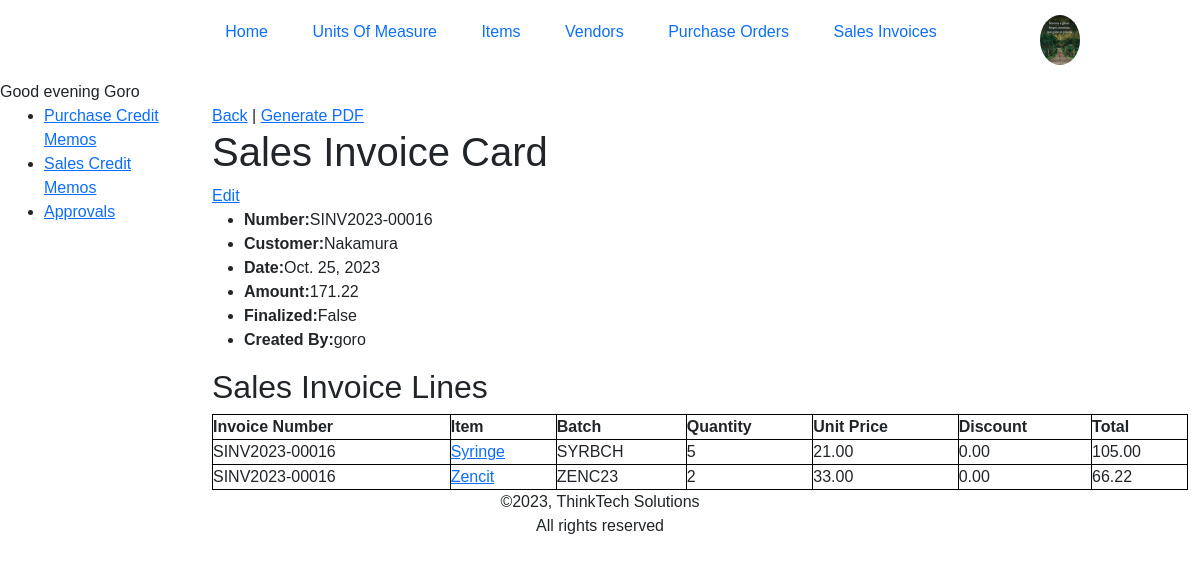
Before: /inventory/invoice-detail/SINV2023-00016/ (signed in) with the older database file.
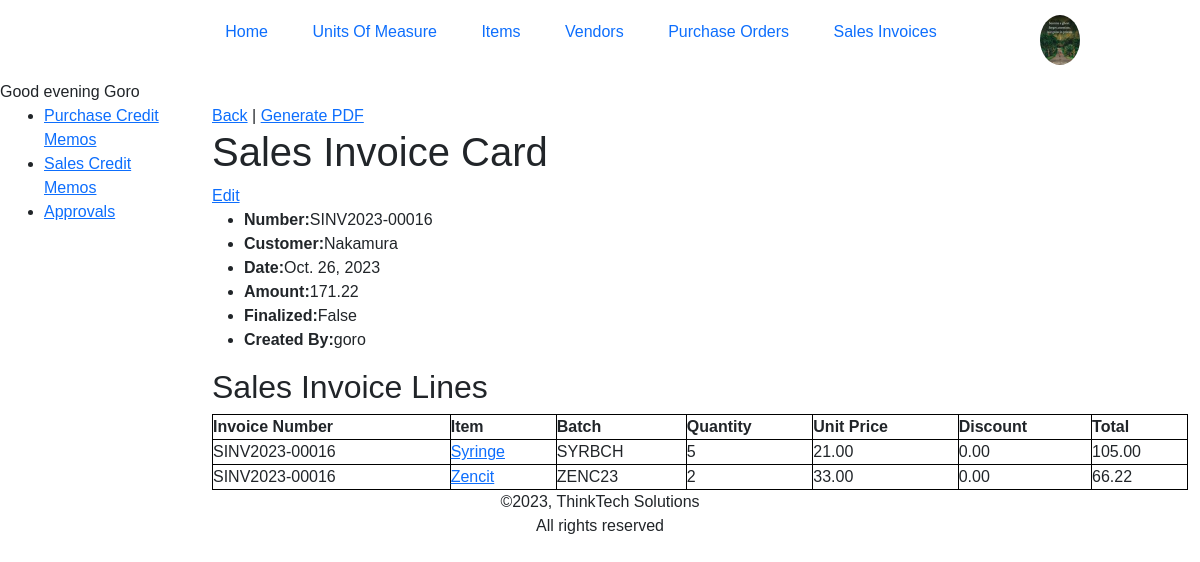
After: the same page with the newer database file.
### inventory/models.py (models this page shows, shortened)
class SalesHeader(models.Model):
    number = SalesInvoice(primary_key=True,editable=False)
    customer = models.CharField(max_length=200)
    date = models.DateField(auto_now=True)
    amount = models.FloatField(editable=False, default=0)
    finalize = models.BooleanField(default=True)
    created_by = models.ForeignKey('auth.User', blank=True, null=True, default=None, on_delete=models.PROTECT, related_name='sales', related_query_name='sales',editable=False)
    def __str__(self) -> str:
        return self.number
    class Meta:
        verbose_name_plural = 'Sales Invoices'
        ordering = ["number"]

### inventory/views.py (the view)
# urls.py: path('invoice-detail/<str:pk>/', views.SalesInvoiceDetailView.as_view(), name='invoice-detail'),
class SalesInvoiceDetailView(LoginRequiredMixin, generic.DetailView):
    model = SalesHeader
    paginate_by = 25

### inventory/models.py (called while the page is built)
    def __str__(self) -> str:
        return self.description

### inventory/templatetags/custom_filters.py (called while the page is built)
@register.filter
def greeting(value):
    current_time = datetime.now().time()
    current_hour = current_time.hour
    if 5 <= current_hour < 12:
        time_category = "morning"
    elif 12 <= current_hour < 17:
        time_category = "afternoon"
    elif 17 <= current_hour < 20:
        time_category = "evening"
    else:
        time_category = "evening"
    return f"Good {time_category}"

### inventory/templates/inventory/salesheader_detail.html (shortened to what this page needs)
{% extends "inventory/base.html" %}
{% block content %}
    <a href="{% url 'inventory:invoices' %}">Back</a> | <a href="{% url 'inventory:invoiceprintout' salesheader.number %}" target="_blank">Generate PDF</a>
    <h1>Sales Invoice Card</h1>
    <a href="{% url 'inventory:invoice-update' salesheader.number %}">Edit</a>
    <ul>
        <li><strong>Number:</strong>{{salesheader.number}}</li>
        <li><strong>Customer:</strong>{{salesheader.customer}}</li>
        <li><strong>Date:</strong>{{salesheader.date}}</li>
        <li><strong>Amount:</strong>{{salesheader.amount}}</li>
        <li><strong>Finalized:</strong>{{salesheader.finalize}}</li>
        <li><strong>Created By:</strong>{{salesheader.created_by}}</li>
    </ul>
    <h2>Sales Invoice Lines</h2>
    <table>
        <tr>
            <th>Invoice Number</th>
            <th>Item</th>
            <th>Batch</th>
            <th>Quantity</th>
            <th>Unit Price</th>
            <th>Discount</th>
            <th>Total</th>
        </tr>
        {% for line in salesheader.lines.all %}
        <tr>
            <td>{{line.number}}</td>
            <td><a href="{% url 'inventory:item-detail' line.item_id %}">{{line.item}}</a></td>
            <td>{{line.batch}}</td>
            <td>{{line.quantity}}</td>
            <td>{{line.unit_price}}</td>
            <td>{{line.discount}}</td>
            <td>{{line.total}}</td>
        </tr>
        {% endfor %}
    </table>
{% endblock %}

Changed rows visible on the page:
changed SalesHeader "SINV2023-00016": date "Oct. 25, 2023" → "Oct. 26, 2023"
